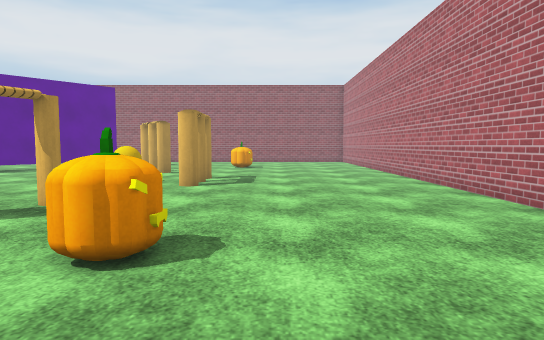
[1] (above)

22 first-person views from a walk through a Unity game level. The camera is 1.3 m above the floor, tilts 4° down and sees 75° across. The floor is counted in squares, 1 m on a side. Each view is taken from the middle of a square. On the plan, view 1 faces up. The plan holds only what a view shows up to about 15 squares ahead; the rest is blank. The player character is not drawn. Surface patterns are stand-ins for the level's own textures.

[2]
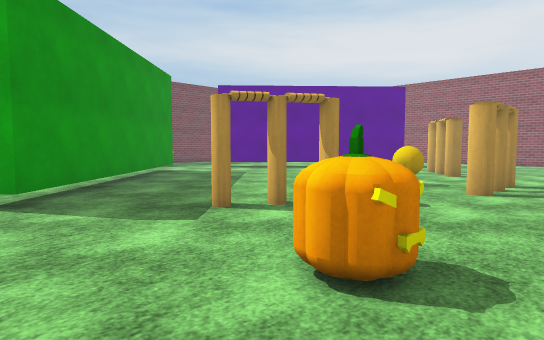

[3]
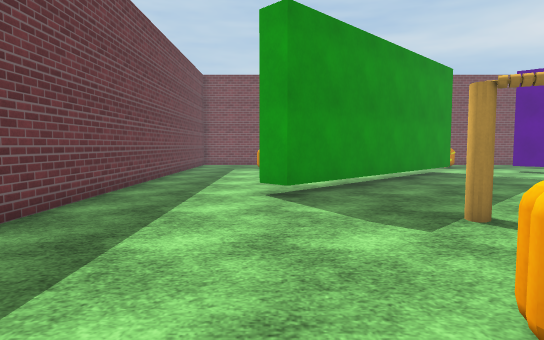

[4]
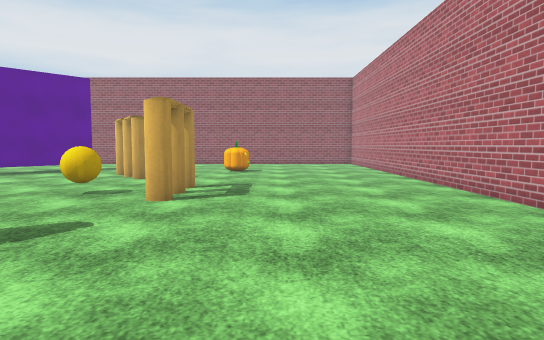

[5]
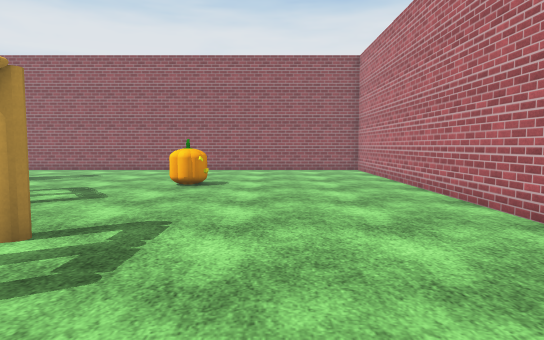

[6]
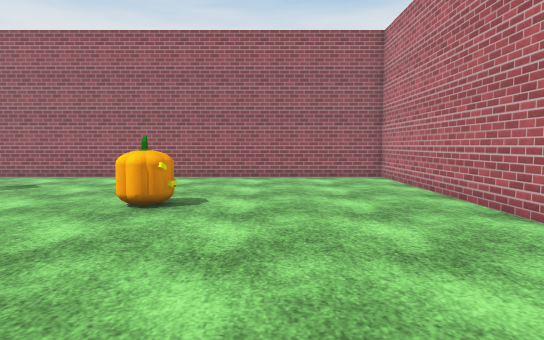

[7]
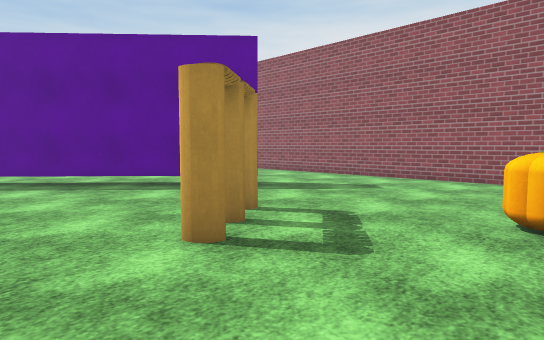

[8]
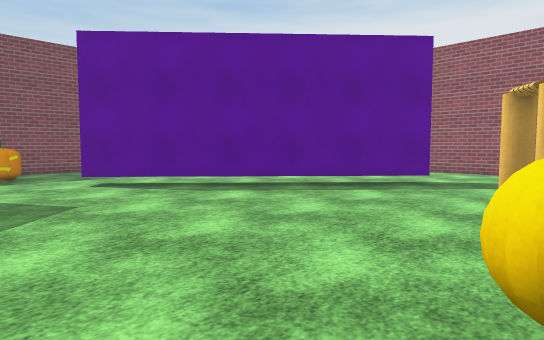

[9]
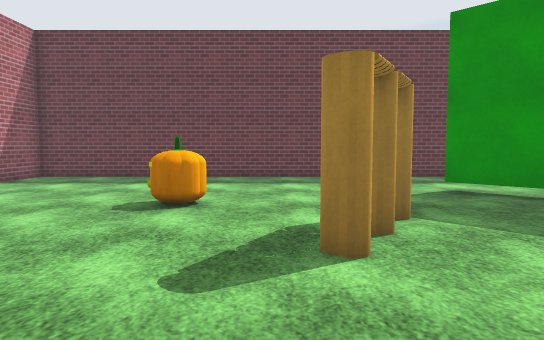

[10]
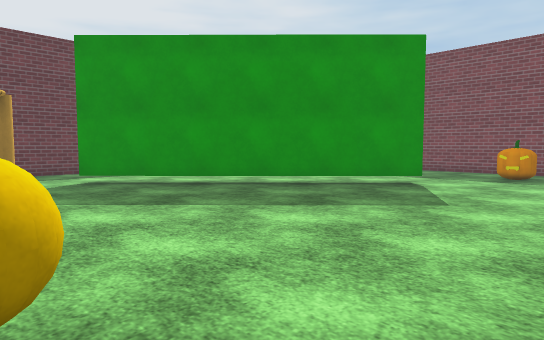

[11]
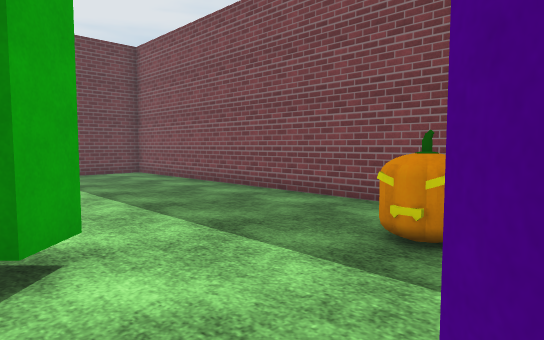

[12]
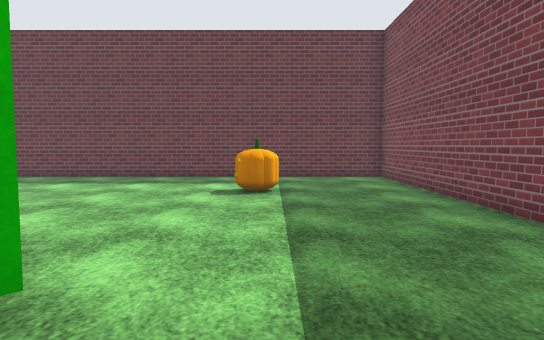

[13]
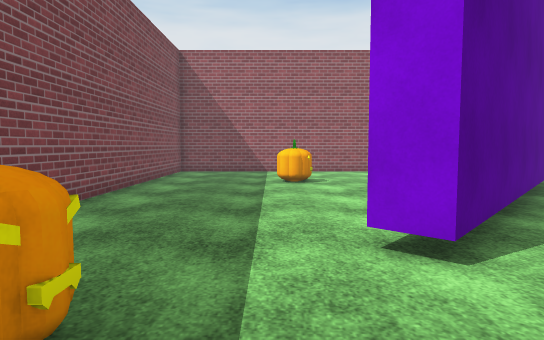

[14]
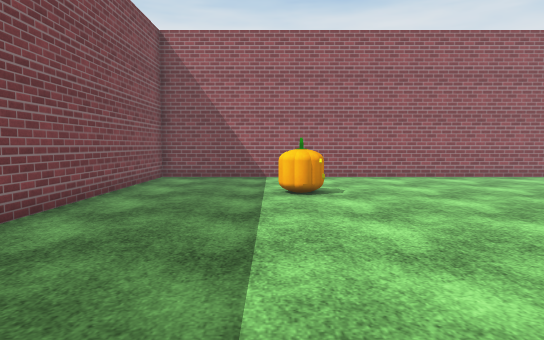

[15]
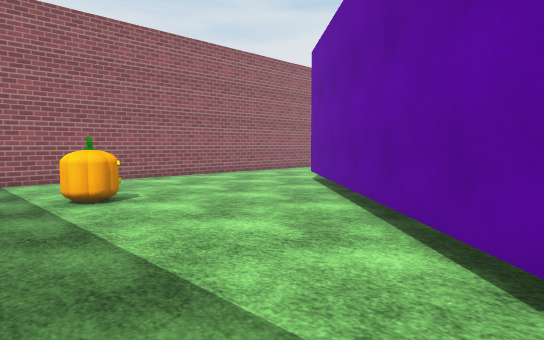

[16]
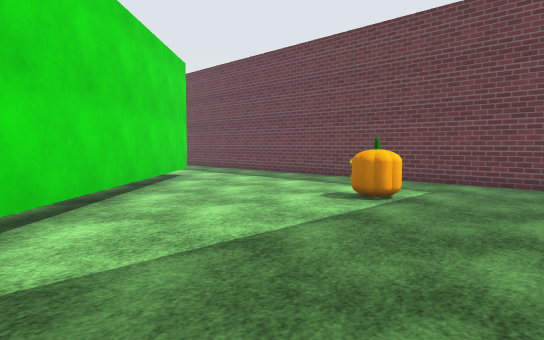

[17]
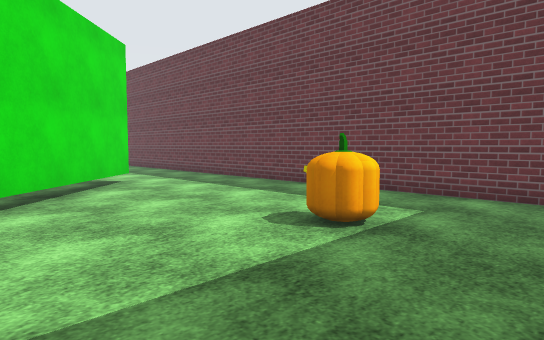

[18]
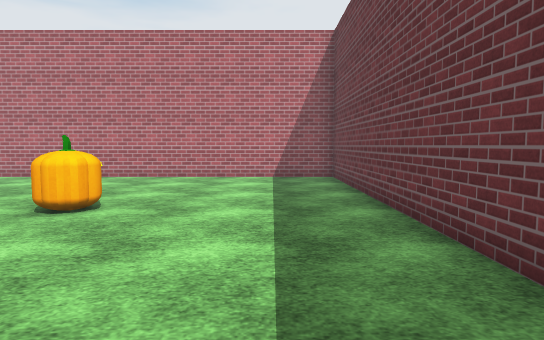

[19]
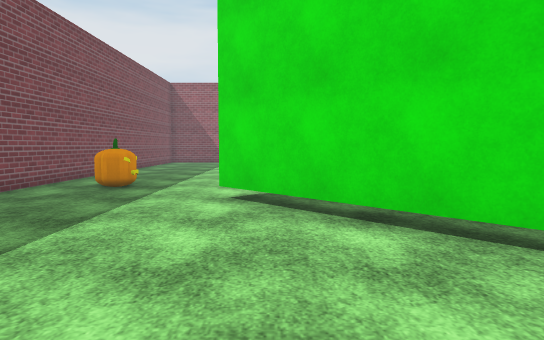

[20]
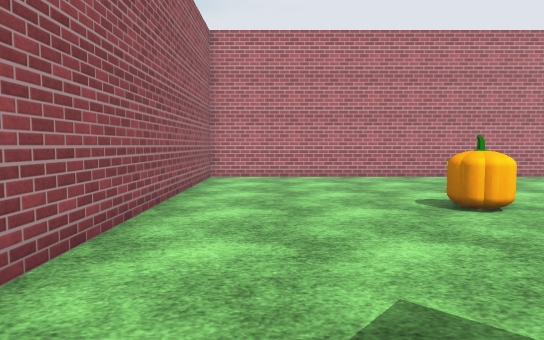

[21]
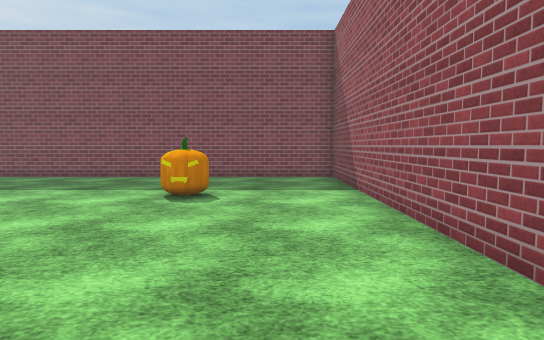

[22]
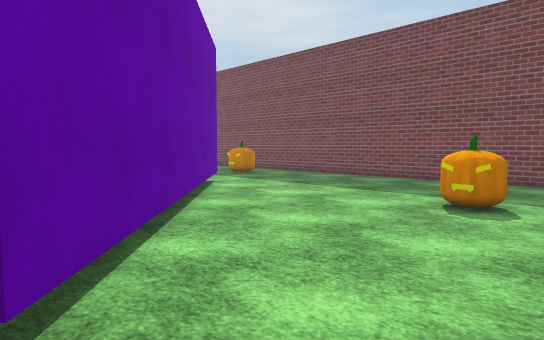

### Floor plan
Key: @ floor where view 1 was taken; # wall or solid block; . floor; S stump; B ball; P pumpkin; T thing the floor can be seen under or through; O other object.
Columns run from 24 left of view 1 to 6 right of it. Each row starts with its distance up from view 1.
 28 ###############################
 27 #.............................#
 26 #.............................#
 25 #.............................#
 24 #.............................#
 23 #....PP.......................#
 22 #.....P......TT...............#
 21 #...........TTT.......PP......#
 20 #..........TTT........P.......#
 19 #.........TTT....OO...........#
 18 #.........TT......O...........#
 17 #........TT........O..........#
 16 #.......TT....................#
 15 #......TT.....................#
 14 #......T.............SS.......#
 13 #..P...............B.SS.......#
 12 #..PP..............B..........#
 11 #....................SS.......#
 10 #......TT.....................#
  9 #......TTT....................#
  8 #.......TTT........O..........#
  7 #........TTT......OO..........#
  6 #.........TTT.....O...........#
  5 #..........TTT........P.......#
  4 #...........TTT.......PP......#
  3 #............TTT..............#
  2 #....PP.......TT..............#
  1 #....P........................#
  0 #.......................@.....#
 -1 #.............................#
 -2 #.............................#
 -3 ###############################

Where each view was taken, in squares from view 1:
view 1: 0 up, 0 right, facing up
view 2: 1 up, 0 right, facing up-left
view 3: 2 up, 0 right, facing left
view 4: 3 up, 0 right, facing up
view 5: 9 up, 1 right, facing up
view 6: 13 up, 1 right, facing up
view 7: 14 up, 1 left, facing up-left
view 8: 10 up, 5 left, facing up-left
view 9: 12 up, 4 left, facing down
view 10: 15 up, 5 left, facing down-left
view 11: 14 up, 16 left, facing down-left
view 12: 12 up, 19 left, facing down
view 13: 10 up, 19 left, facing up
view 14: 13 up, 19 left, facing up
view 15: 14 up, 21 left, facing up-right
view 16: 10 up, 23 left, facing down-right
view 17: 7 up, 22 left, facing down-right
view 18: 0 up, 9 left, facing right
view 19: 1 up, 16 left, facing up
view 20: 25 up, 9 left, facing right
view 21: 25 up, 9 left, facing left
view 22: 25 up, 10 left, facing down-left
